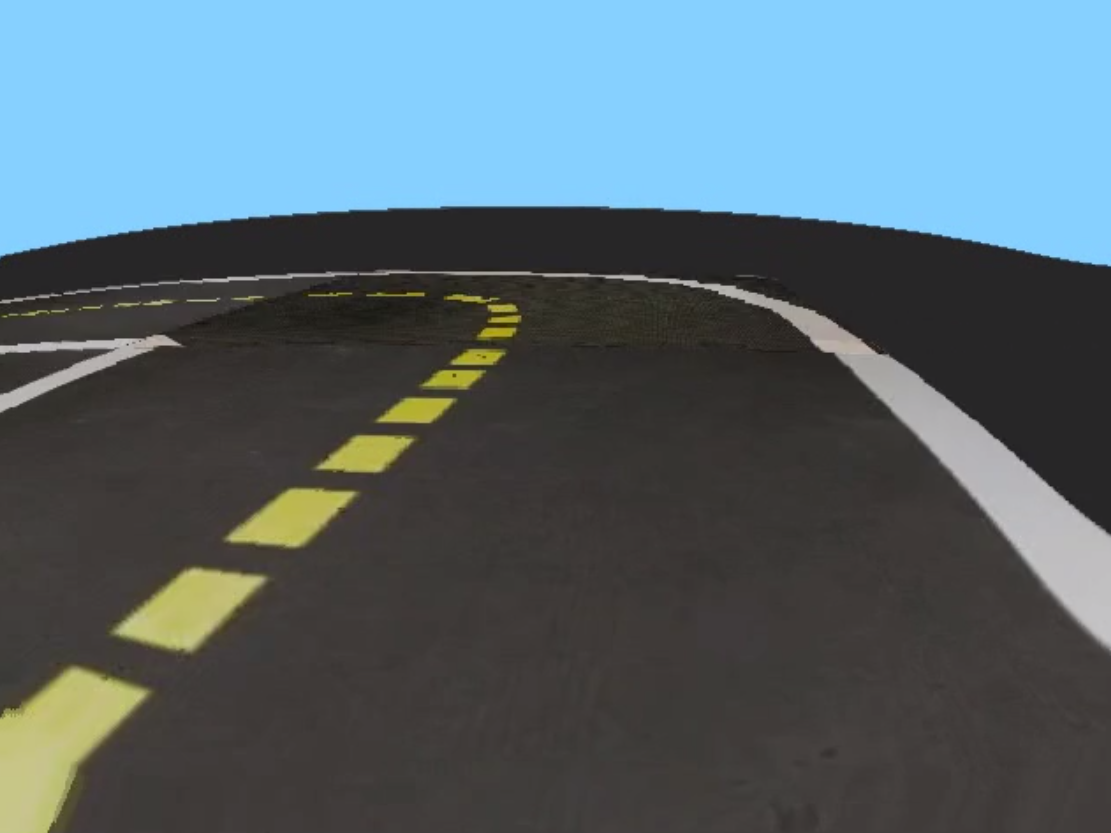
#> input picture visual_lane_servoing/solution/images/visual_control/ev2.png, 1111 x 833 px
$ jupyter execute visual_servoing_activity.ipynb   (shell and % lines are left out)   (older library calls are emulated)
#> lines starting #> are read from the running program, lines starting #| are printed output that depends on the picture; after the words box and inside, x2 and y2 are one past the last pixel; in counts of white or black regions, pixels touching at a corner belong together
### visual_lane_servoing/solution/unit_test.py
import numpy as np
import cv2
from matplotlib import pyplot as plt


class UnitTestMessage:
    # Test the WheelEncoderStamped messages
    # [18 lines left out: function __init__, not called in this run]


class UnitTestLMO:
    # Test the detection and estimation of lane marking orientations
    # [22 lines left out: function __init__, not called in this run]


class UnitTestDLM:
    # Test the detection and estimation of lane marking orientations
    def __init__(self, detect_lane_markings):
        imgbgr = cv2.imread('../images/visual_control/ev2.png')
        img = cv2.cvtColor(imgbgr, cv2.COLOR_BGR2GRAY)

        left_masked_img, right_masked_img = detect_lane_markings(imgbgr)

        fig = plt.figure(figsize=(20, 5))
        ax1 = fig.add_subplot(1, 3, 1)
        # OpenCV uses BGR by default, whereas matplotlib uses RGB, so we generate an RGB version for the sake of visualization
        ax1.imshow(cv2.cvtColor(imgbgr, cv2.COLOR_BGR2RGB))
        ax1.set_title('Input image'), ax1.set_xticks([]), ax1.set_yticks([])

        ax2 = fig.add_subplot(1, 3, 2)
        ax2.imshow(cv2.cvtColor(imgbgr, cv2.COLOR_BGR2RGB))
        ax2.imshow(left_masked_img * img, cmap='gray')
        ax2.set_title('Mask (Left)'), ax2.set_xticks([]), ax2.set_yticks([])

        ax3 = fig.add_subplot(1, 3, 3)
        ax3.imshow(right_masked_img * img, cmap='gray')
        ax3.set_title('Mask (Right)'), ax3.set_xticks([]), ax3.set_yticks([]);

class UnitTestELRH:
    # Test the estimate of the robot's lane-relative heading
    # [119 lines left out: functions __init__, project_image_to_ground, not called in this run]

### visual_lane_servoing/solution/05-Visual-Servoing/visual_servoing_activity.ipynb
<p style="text-align: right">

</p>

# 💻🚙 05 - Visual control

<figure>
  <div style="text-align:center;">

  <figcaption>The view from a Duckiebot when centered in its lane.</figcaption>
  </div>
</figure>

Now, we will combine the image processing tools that we have explored with the earlier exercise on image-based reactive control to design a policy for lane-following. Consider above image taken from the Duckiebot's camera when the Duckiebot was roughly centered in its lane. Our goal is to design a control policy that uses only images streamed from the Duckiebot's camera to keep it in the lane as it drives forward at a fixed velocity.

Rather than design a controller that reasons over the raw image, we will process the image to enhance aspects of the image that are helpful for lane-following. In particular, the dashed-yellow and solid-white lane markings provide valuable cues that we can use to guide the robot on order to stay in its lane.

Assume that the Duckiebot starts out in the center of its lane, facing in the direction of travel. Assume also that the Duckiebot is traveling forward at a nominal speed. We can imagine using the location of the dashed-yellow and solid-white lane markings in the image to vary the rotational velocities of the left and right wheels in order to stay in the lane. For example, if the dashed-yellow lane markings appear in the left- and right-halves of the image, we might command a negative rotational velocity (i.e., counter-clockwise) as a correction.

Of course, this requires that we can detect the dashed-yellow and solid-white lane markings and estimate their orientations. Thus, we want to apply a filter that makes the lane markings "pop out" in the image, while supressing as much of distracting content of the image. As we discussed in lecture, lane markings are brightly colored against a dark background (the road).

We can identify the location of lane markings in the image by applying finite-difference filters $h_x$ and $h_y$ (e.g., using the Sobel operator) to estimate the horizontal and vertical intensity gradients

$$ \nabla I[u,v] =
\begin{bmatrix}
G_x[u,v]\\
G_y[u,v]
\end{bmatrix}
$$

where

$$
\begin{align}
G_x = h_x * I\\
G_y = h_y * I
\end{align}
$$

We can then look for regions of the image where the magnitude of the intensity gradient is large as a measure of the strength of each edge.

$$
\lvert \nabla I[u,v] \rvert = \sqrt{\left(G_x[u,v]\right)^2 + \left(G_y[u,v]\right)^2}
$$

Assuming that these edges correspond to the lane boundaries, the direction of the gradients can then be used to estimate the desired orientations.

$$
\theta[u,v] = \textrm{atan2}\left(G_y[u,v], G_x[u,v]\right)
$$

In this exercise, we will develop this idea by investigating different ways of processing the images to tease out information about the robot's pose relative to the lane. We will use these results to implement a reactive image-space controller that we will validate on a simulated and/or real DuckieBot.

[cell 1]
## Run this cell to import relevant modules
%pylab inline

from matplotlib import pyplot as plt
import numpy as np
import cv2

Let's load the image as well as the homography for the corresponding camera into Python.

[cell 2]
# Load in the image and generate hsv and grayscale versions
# imgbgr = cv2.imread('../images/visual_control/pic1_rect.png')
imgbgr = cv2.imread('../images/visual_control/ev2.png')
#> imgbgr is the input picture: shape (833, 1111, 3); mean B, G, R 111.8, 103.3, 85.8
print(imgbgr.shape)
#| (833, 1111, 3)

# OpenCV uses BGR by default, whereas matplotlib uses RGB, so we generate an RGB version for the sake of visualization
imgrgb = cv2.cvtColor(imgbgr, cv2.COLOR_BGR2RGB)

# Convert the image to HSV for any color-based filtering
imghsv = cv2.cvtColor(imgbgr, cv2.COLOR_BGR2HSV)
#> imghsv: shape (833, 1111, 3); mean H, S, V 55.2, 54.4, 118.5

# Most of our operations will be performed on the grayscale version
img = cv2.cvtColor(imgbgr, cv2.COLOR_BGR2GRAY)

# The image-to-ground homography associated with this image (Jacopo's)
H = np.array([-4.137917960301845e-05, -0.00011445854191468058, -0.1595567007347241,
              0.0008382870319844166, -4.141689222457687e-05, -0.2518201638170328,
              -0.00023561657746150284, -0.005370140574116084, 0.9999999999999999])

H = np.reshape(H,(3, 3))
Hinv = np.linalg.inv(H)

## Finding the Horizon

In Duckietown, the ground is planar and in other self-driving and robotics domains, it is often assumed that the ground is locally planar. We can exploit this as we search for lane markings by not searching above the horizon. In the world frame relative to which we estimated the homography (i.e., a reference frame with the origin centered between the drive wheels with the positive $x$-axis pointing forward and the positive $y$-axis to the left), the horizon corresponds to large $x$-coordinates. In Duckietown, we are only interested in the road a few meters in front of the Duckiebot.

**Note**: You do not need to include this in the implementation of the functions that will be run in simulation and on the physical Duckiebot. For this activity, the robot will automatically crop out the horizon.

[cell 3]
# TODO: Use the homography (technically Hinv) to mask out the horizon
# When generating masks that will be used with OpenCV try and
# instantiate them with dtype=np.uint8
mask_ground = np.ones(img.shape, dtype=np.uint8) # TODO: CHANGE ME
mask_ground[:img.shape[0]//3,:] = 0
print(img.shape)
#| (833, 1111)

fig = plt.figure(figsize = (30,20))
ax1 = fig.add_subplot(1,4,1)
ax1.imshow(img*mask_ground,cmap = 'gray')
ax1.set_title('Horizon Mask'), ax1.set_xticks([]), ax1.set_yticks([]);

## Detecting Lane Markings using Sobel Edge Detection

Now, let's apply the Sobel operator to the image to identify image gradients.

[cell 4]
# Convolve the image with the Sobel operator (filter) to compute the numerical derivatives in the x and y directions
sobelx = cv2.Sobel(img,cv2.CV_64F,1,0)
sobely = cv2.Sobel(img,cv2.CV_64F,0,1)

# Compute the magnitude of the gradients
Gmag = np.sqrt(sobelx*sobelx + sobely*sobely)

# Compute the orientation of the gradients
Gdir = cv2.phase(np.array(sobelx, np.float32), np.array(sobely, dtype=np.float32), angleInDegrees=True)

fig = plt.figure(figsize = (30,20))
ax1 = fig.add_subplot(1,4,1)
ax1.imshow(img,cmap = 'gray')
ax1.set_title('Original'), ax1.set_xticks([]), ax1.set_yticks([])
ax2 = fig.add_subplot(1,4,2)
ax2.imshow(sobelx,cmap = 'gray')
ax2.set_title('Sobel X'), ax2.set_xticks([]), ax2.set_yticks([])
ax3 = fig.add_subplot(1,4,3)
ax3.imshow(sobely,cmap = 'gray')
ax3.set_title('Sobel Y'), ax3.set_xticks([]), ax3.set_yticks([]);
ax4 = fig.add_subplot(1,4,4)
ax4.imshow(np.uint8(Gmag))
ax4.set_title('Gradient Magnitude'), ax4.set_xticks([]), ax4.set_yticks([]);
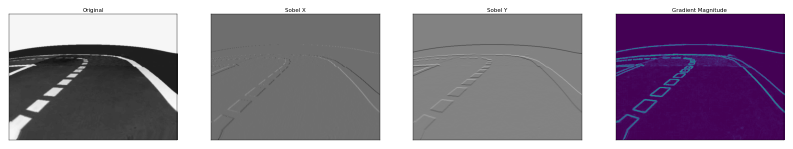
#> figure drawn by matplotlib, 4 panels

Filtering the image has enhanced the location of the lane markings, but has also emphasized other locations where there are rapid changes in intensity. These include the duckies, buildings in Duckietown, the road surface, and elements in the background (e.g., the lights in the upper-right corner of the image). Note that we are using a non-grayscale colormap for the gradient magnitudes in order to more clearly convey locations that are enhanced by the Sobel operator.

We can reduce the occurrence of some of these features by first blurring the filter using a Gaussian kernel.

## Gaussian Blurring

The Sobel operator picks up on noise in the image as well as texture in the scene that we don't particularly care about. We can blur the image with a Gaussian kernel to reduce these spurious detections.

### Example: Gaussian Blurring

Using your experience from the previous exercise, identify a setting for the standard deviation of the Gaussian kernel that removes noise and local texture (e.g., that of the road surface), without sacrificing too much valid content (namely, the edges associated with lane markings)

[cell 5]
# TODO: Identify a setting for the standard deviation that removes noise while not eliminating too much valid content.
sigma = 2 # CHANGE ME

# Smooth the image using a Gaussian kernel
img_gaussian_filter = cv2.GaussianBlur(img,(0,0), sigma)

# Visualize the filtered image alongside the original image.
fig = plt.figure(figsize = (20,20))
ax1 = fig.add_subplot(1,2,1)
ax1.imshow(img,cmap = 'gray')
ax1.set_title('Original'), ax1.set_xticks([]), ax1.set_yticks([])
ax2 = fig.add_subplot(1,2,2)
ax2.imshow(img_gaussian_filter,cmap = 'gray')
ax2.set_title('Gaussian Filter (Sigma = ' + str(sigma) +')'), ax2.set_xticks([]), ax2.set_yticks([]);

Now, let's look at the gradients of the blurred image. For this exercise, experiment with different settings for the standard deviation above and see how they affect the image gradients. In particular, compare the gradients for two extremes of the standard deviation (e.g., $\sigma=1$ and $\sigma=10$).

[cell 6]
# Convolve the image with the Sobel operator (filter) to compute the numerical derivatives in the x and y directions
sobelx = cv2.Sobel(img_gaussian_filter,cv2.CV_64F,1,0)
sobely = cv2.Sobel(img_gaussian_filter,cv2.CV_64F,0,1)
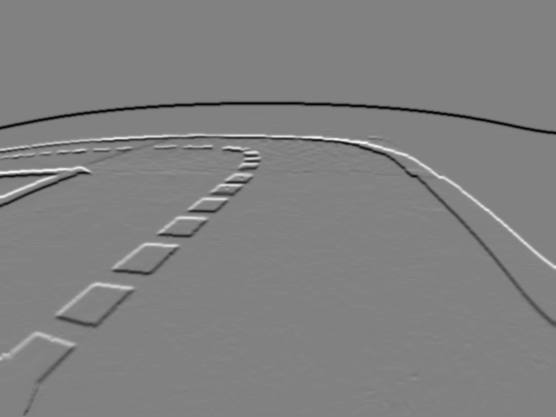
#> sobely: shape (833, 1111) float64 (shown at 1/2 size); min -218, max 210, mean -1.2; drawn with min black and max white

# Compute the magnitude of the gradients
Gmag = np.sqrt(sobelx*sobelx + sobely*sobely)

# Compute the orientation of the gradients
Gdir = cv2.phase(np.array(sobelx, np.float32), np.array(sobely, dtype=np.float32), angleInDegrees=True)
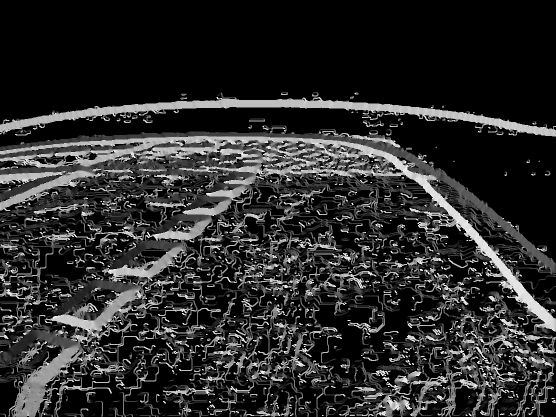
#> Gdir: shape (833, 1111) float32 (shown at 1/2 size); min 0, max 358.7, mean 60.6; drawn with min black and max white

fig = plt.figure(figsize = (30,20))
ax1 = fig.add_subplot(1,4,1)
ax1.imshow(img_gaussian_filter,cmap = 'gray')
ax1.set_title('Gaussian Blur'), ax1.set_xticks([]), ax1.set_yticks([])
ax2 = fig.add_subplot(1,4,2)
ax2.imshow(sobelx,cmap = 'gray')
ax2.set_title('Sobel X'), ax2.set_xticks([]), ax2.set_yticks([])
ax3 = fig.add_subplot(1,4,3)
ax3.imshow(sobely,cmap = 'gray')
ax3.set_title('Sobel Y'), ax3.set_xticks([]), ax3.set_yticks([]);
ax4 = fig.add_subplot(1,4,4)
ax4.imshow(np.uint8(Gmag))
ax4.set_title('Gradient Magnitude'), ax4.set_xticks([]), ax4.set_yticks([]);

## A Varient of Non-maximal Supression

With a suitable choice for the standard deviation, we have smoothed out some of the noise and texture in the image (e.g., the road), reducing the number of candidate edges while preserving most of the edges that correspond to lane markings.

Under the assumption that the edges associated with lane markings are stronger than most of of the edges in the image (in terms of the magnitude of the gradients), we can further eliminate distractors by only keeping edges whose gradient magnitude is greater than a threshold.

### Example: A form of non-maximal supression

In this exercise, we will take a look at the histogram over gradient magnitudes to better understand the distribution of gradient magnitudes. Based on the histogram, we can choose a magnitude threshold that we will use to filter out weaker edges.

[cell 7]
# Visualize the histogram over gradient magnitudes
fig = plt.figure(figsize = (5,5))
ax1 = fig.add_subplot(1,1,1)
ax1.hist((Gmag*mask_ground).flatten(), bins=50)
ax1.set_title('Gradient Histogram');
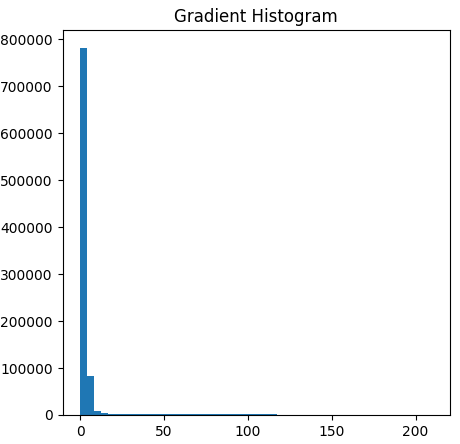
#> figure drawn by matplotlib, 1 panel; tallest bar 780224 high, from x = 0 to 4.2

[cell 8]
# TODO: Use the histogram above to choose the minimum threshold on the gradient magnitude.
#       Edges whos gradient magnitude is below this threshold will be filtered out.
threshold = 95 # CHANGE ME

mask_mag = (Gmag > threshold)
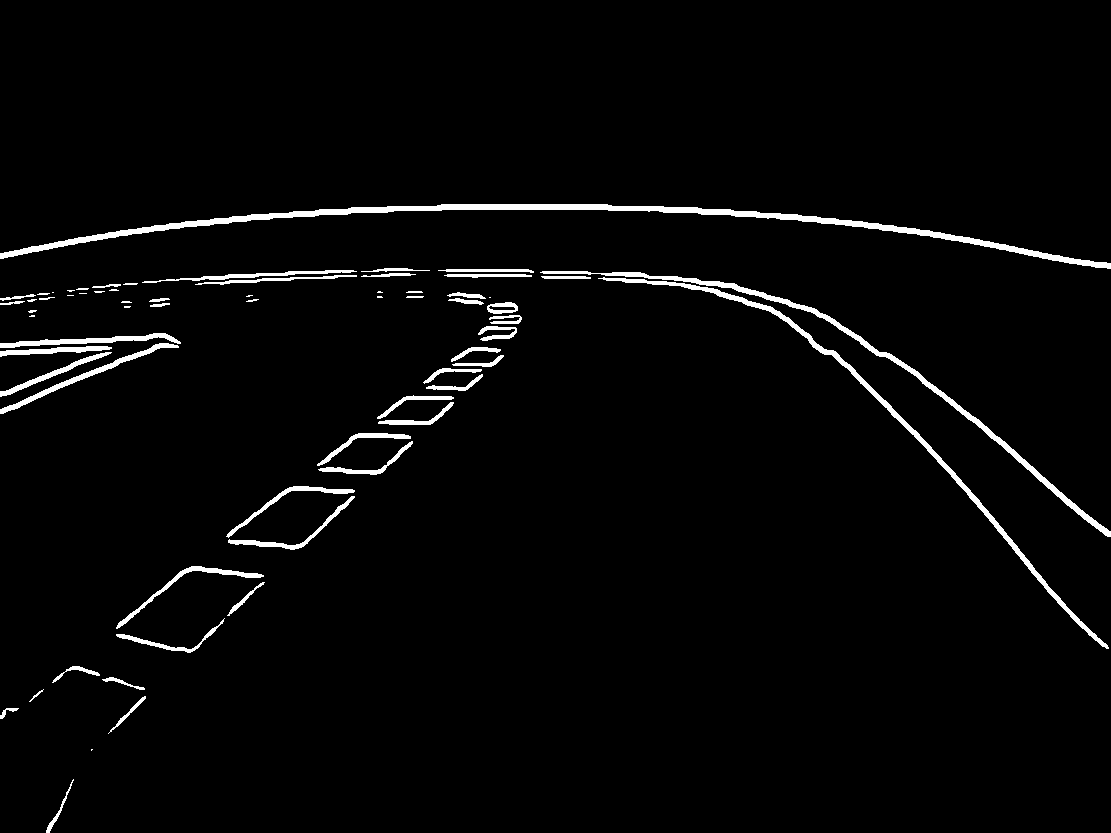
#> mask_mag: shape (833, 1111) bool; 2.7% white; 66 white regions (16 under 20 px), largest, box (x1, y1, x2, y2) and area: (0, 204, 1111, 269) 6514, (540, 271, 1111, 537) 3203, (598, 277, 1109, 649) 3169

fig = plt.figure(figsize = (20,10))
ax1 = fig.add_subplot(1,2,1)
ax1.imshow(Gmag, cmap = 'gray')
ax1.set_title('Gradient Magnitude'), ax1.set_xticks([]), ax1.set_yticks([])
ax2 = fig.add_subplot(1,2,2)
ax2.imshow(mask_mag*Gmag,cmap = 'gray')
ax2.set_title('Gradient Magnitude (Thresholded)'), ax2.set_xticks([]), ax2.set_yticks([]);
#> (the rest of the program and of its run is left out)
